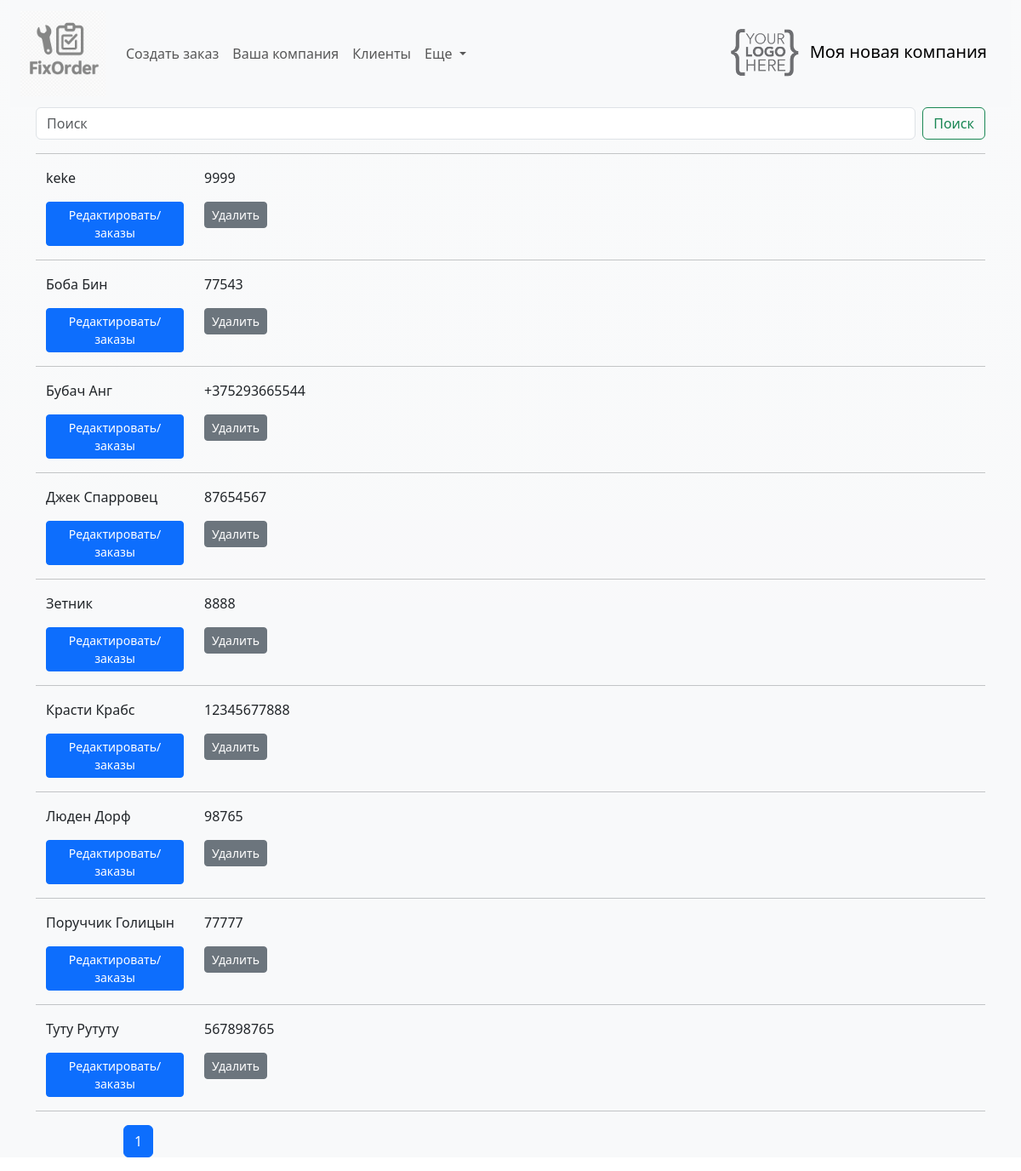
Before: /clientlist/ with the older database file.
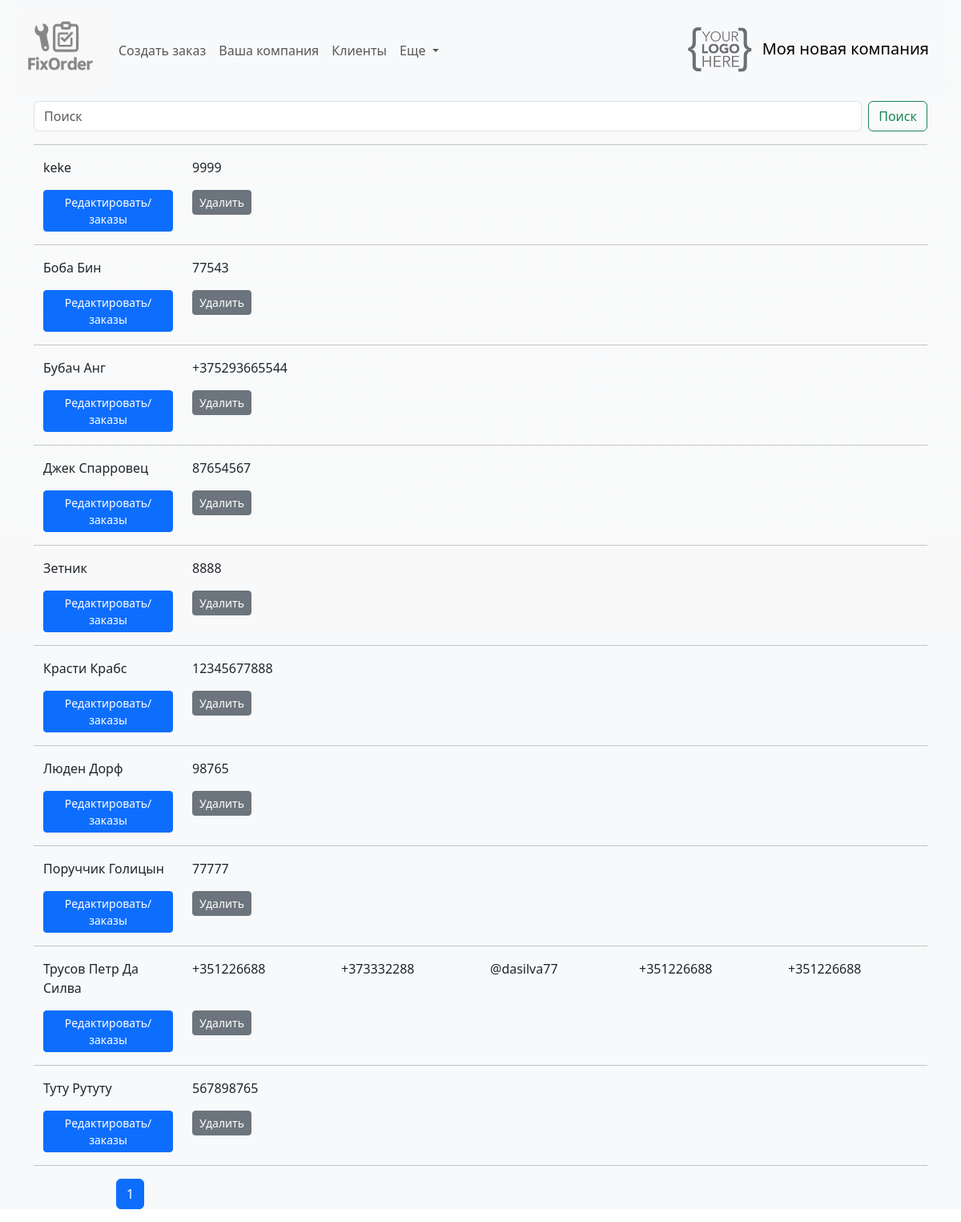
After: the same page with the newer database file.
### fixorder/models.py (models this page shows, shortened)
class Client(models.Model):
    name = models.CharField(max_length=255, unique=True, db_index=True, verbose_name='ФИО клиента') #unique=True,
    phone = models.CharField(max_length=20, db_index=True, verbose_name='Контактный номер')
    phone1 = models.CharField(max_length=20, db_index=True, blank=True, null=True, verbose_name='Дополнительный номер')
    telegram = models.CharField(max_length=40, blank=True, null=True, verbose_name='Telegram клиента')
    viber = models.CharField(max_length=20, blank=True, null=True, verbose_name='Viber клиента')
    whatsapp = models.CharField(max_length=20, blank=True, null=True, verbose_name='Whattsapp клиента')
    class Meta:
        verbose_name = 'Клиенты'
        verbose_name_plural = 'Клиенты'
        ordering = ['name']
        indexes = [models.Index(fields=['name'])]
    def get_absolute_url(self):
        return reverse('editclient', kwargs={'pk': self.pk})

### fixorder/views.py (the view)
# urls.py: path('clientlist/', views.Show_clientlist.as_view(), name='clientlist'),
class Show_clientlist(ListView):
    model = Client
    template_name = 'fixorder/clientlist.html'
    context_object_name = 'my_clients'
    paginate_by =20
    extra_context = {'title': 'Клиенты', 'header': 'Список клиентов'}
    def get_queryset(self):
        query = self.request.GET.get('q')
        if query:
            query = query.replace("\\","")
            return Client.objects.all().exclude(id=1).filter(
                Q(phone__iregex=query) | Q(name__iregex=query) | Q(
                    telegram__iregex=query) | Q(phone1__iregex=query))  # для PosgreSQL можно использовать __icontains
        return super().get_queryset().exclude(id=1)

### fixorder/templatetags/fixorder_tags.py (called while the page is built)
@register.simple_tag
def logo_url():
    return static('img/logo.png')

@register.simple_tag
def get_company_name():
    return Company.objects.get(pk=1).brand_name

### fixorder/templates/fixorder/clientlist.html (shortened to what this page needs)
{% extends 'fixorder/base.html' %}
{% block content %}
{% include 'fixorder/search_without_checkbox.html' %}
<hr>
    {% for myc in my_clients %}
<li class="list-group-item">
    <div class="container">
        <div class="row">
            <div class="col-2">{{ myc.name }}</div>
            <div class="col-2">{{ myc.phone }}</div>
            {% if myc.phone1 %}
                <div class="col-2">{{ myc.phone1 }}</div>
            {% endif %}
            {% if myc.telegram %}
                <div class="col-2">{{ myc.telegram }}</div>
            {% endif %}
            {% if myc.viber %}
                <div class="col-2">{{ myc.viber }}</div>
            {% endif %}
            {% if myc.whatsapp %}
                <div class="col-2">{{ myc.whatsapp }}</div>
            {% endif %}
            <p>
            <div class="col-2">
                <a href="{{ myc.get_absolute_url }}" class="btn btn-primary btn-sm">Редактировать/заказы</a>
            </div>
            <div class="col-2">
                <a href="{% url 'deleteclient' myc.pk %}" class="btn btn-secondary btn-sm">Удалить</a>
            </div>
            </p>
             <hr>
        </div>
    </div>
</li>
{% endfor %}
{% endblock content %}

Changed rows visible on the page:
added Client: name "Трусов Петр Да Силва", phone "+351226688", phone1 "+373332288", telegram "@dasilva77", viber "+351226688", whatsapp "+351226688"
